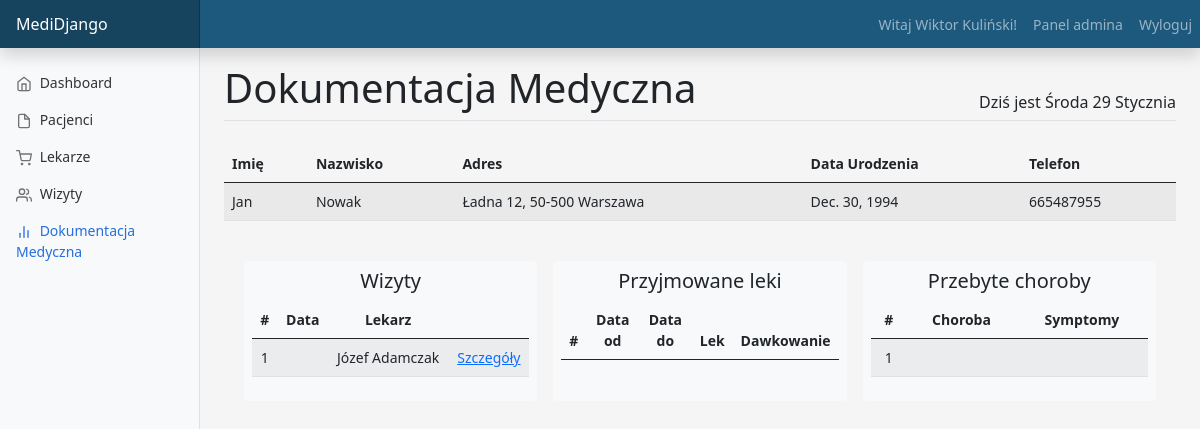
/documentation/view/13/ (signed in), run on an earlier commit of the app's database.
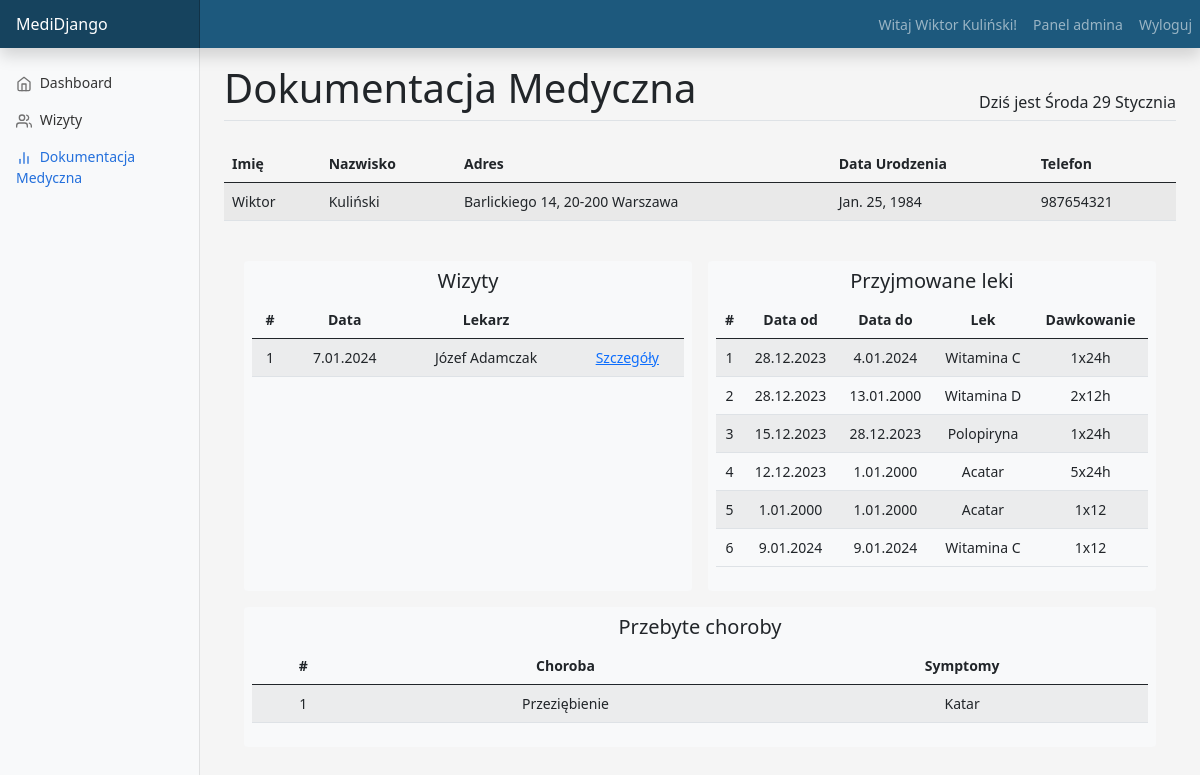
And on a later commit of the database.
### main/models.py (models this page shows, shortened)
class Patient(models.Model):
    user = models.OneToOneField(User, null=False, on_delete=models.CASCADE)
    name = models.CharField(max_length=20, default="")
    surname = models.CharField(max_length=30, default="")
    address = models.OneToOneField(Address, null=True, on_delete=models.CASCADE)
    date_of_birth = models.DateField(default='2000-01-01')
    phone_number = models.CharField(default="", null=False, max_length=9)

class Address(models.Model):
    street = models.CharField(max_length=20)
    number = models.CharField(max_length=4)
    zip_code = models.CharField(max_length=6)
    city = models.CharField(max_length=20)

class Visit(models.Model):
    title = models.CharField(null=False, default="", max_length=20)
    patient = models.ForeignKey(Patient, on_delete=models.SET_NULL, null=True)
    doctor = models.ForeignKey(Doctor,on_delete=models.SET_NULL, null=True)
    disease = models.ForeignKey(Disease,on_delete=models.SET_NULL, null=True)
    medicine_dosage = models.OneToOneField(Dosage, on_delete=models.CASCADE, null=True,blank=True)
    notes = models.CharField(null=True, blank=True, max_length=300)
    date = models.DateField()

class Doctor(models.Model):
    user = models.OneToOneField(User, null=False, on_delete=models.CASCADE)
    address = models.OneToOneField(Address, null=False, on_delete=models.CASCADE, default="")
    name = models.CharField(max_length=20, null=False, default="")
    surname = models.CharField(max_length=20, null=False, default="")
    phone_number = models.CharField(default="", null=False, max_length=9)
    specialization = models.CharField(max_length=50, null=False, default="")
    def __str__(self):
        return f"{self.name} {self.surname}"

class Dosage(models.Model):
    start_date = models.DateField(null=False, default='2000-01-01')
    end_date = models.DateField(null=False, default='2000-01-01')
    medicine = models.ForeignKey(Medicine, on_delete=models.SET_NULL, null=True)
    patient = models.ForeignKey("Patient", on_delete=models.SET_NULL, null=True)
    description = models.CharField(null=False, default="", max_length=25)

class Medicine(models.Model):
    title = models.CharField(null=False, default="", max_length=20)
    property = models.CharField(null=True, max_length=50)
    def __str__(self):
        return str(self.title)

class Disease(models.Model):
    title = models.CharField(null=False, default="", max_length=20)
    symptoms = models.CharField(null=True, blank=True, max_length=50)

### medical_documentation/views.py (the view)
# urls.py: path('documentation/view/<int:patient_id>/', views.view_documentation, name="view_documentation"),
@login_required(login_url="login")
def view_documentation(request, patient_id):
    if have_group.is_receptionist(request.user):
        patient = Patient.objects.get(id=patient_id)
        doc_data = Visit.objects.filter(patient=patient.id)
        medi_data = Dosage.objects.filter(patient=patient.id)
        for data in doc_data:
            print(have_group.is_receptionist)
            print(have_group.is_doctor)
            print(data.patient.name)
        for data in medi_data:
            print(data.start_date)
        context = {'active_app': 'documentation', 'documentation': doc_data, 'patient': patient, 'medicine': medi_data}
        return render(request, 'medical_documentation/view_documentation.html', context=context)
    else:
        current_user_id = request.user.id
        patient = Patient.objects.get(user=current_user_id)
        doc_data = Visit.objects.filter(patient=patient.id)
        medi_data = Dosage.objects.filter(patient=patient.id)
        context = {'active_app': 'documentation', 'documentation': doc_data, 'patient': patient, 'medicine': medi_data}
        return render(request, 'medical_documentation/view_documentation.html', context=context)

### main/templatetags/have_group.py (called while the page is built)
@register.filter(name='is_receptionist')
def is_receptionist(user):
    return user.groups.filter(name='Recepcjonista').exists()

### medical_documentation/templates/medical_documentation/view_documentation.html (shortened to what this page needs)
{% extends "main/dashboard.html" %}
{% load have_group %}
{% block content_title %}Dokumentacja Medyczna{% endblock %}
{% block content_main %}
    <div class="table-responsive">
        <table class="table table-striped">
            <thead>
                <tr>
                  <th scope="col">Imię</th>
                  <th scope="col">Nazwisko</th>
                  <th scope="col">Adres</th>
                  <th scope="col">Data Urodzenia</th>
                  <th scope="col">Telefon</th>
                </tr>
            </thead>
            <tbody>
                <tr>
                    <td>{{ patient.name }}</td>
                    <td>{{ patient.surname }}</td>
                    <td>{{ patient.address.street }} {{ patient.address.number }}, {{ patient.address.zip_code }} {{ patient.address.city }}</td>
                    <td>{{ patient.date_of_birth }}</td>
                    <td>{{ patient.phone_number }}</td>
                </tr>
            </tbody>
        </table>
    </div>
    <div class="container mt-3">
        <div class="row">
            <div class="col-sm text-center m-2 bg-light rounded p-2">
                <h5>Wizyty</h5>
                <table class="table table-striped">
                    <thead>
                        <tr>
                          <th scope="col">#</th>
                          <th scope="col">Data</th>
                          <th scope="col">Lekarz</th>
                          <th scope="col"></th>
                        </tr>
                    </thead>
                    <tbody>
                    {% for data in documentation %}
                        <tr>
                            <td>{{ forloop.counter }}</td>
                            <td>{{ data.date|date:"j.m.Y" }}</td>
                            <td>{{ data.doctor }}</td>
                            <td><a href="{% url 'view_documentation' patient.id %}">Szczegóły</a></td>
                        </tr>
                    {% endfor %}
                    </tbody>
                </table>
            </div>
            <div class="col-sm text-center m-2 rounded bg-light p-2">
                <h5>Przyjmowane leki</h5>
                 <table class="table table-striped">
                    <thead>
                        <tr>
                          <th scope="col">#</th>
                          <th scope="col">Data od</th>
                          <th scope="col">Data do</th>
                          <th scope="col">Lek</th>
                          <th scope="col">Dawkowanie</th>
                        </tr>
                    </thead>
                    <tbody>
                    {% for data in medicine %}
                        <tr>
                            <td>{{ forloop.counter }}</td>
                            <td>{{ data.start_date|date:"j.m.Y"  }}</td>
                            <td>{{ data.end_date|date:"j.m.Y"  }}</td>
                            <td>{{ data.medicine }}</td>
                            <td>{{ data.description }}</td>
                        </tr>
                    {% endfor %}
                    </tbody>
                 </table>
            </div>
            <div class="col-sm text-center m-2 rounded bg-light p-2">
                <h5>Przebyte choroby</h5>
                <table class="table table-striped">
                    <thead>
                        <tr>
                          <th scope="col">#</th>
                          <th scope="col">Choroba</th>
                          <th scope="col">Symptomy</th>
                        </tr>
                    </thead>
                    <tbody>
                    {% for data in documentation %}
                        <tr>
                            <td>{{ forloop.counter }}</td>
                            <td>{{ data.disease.title  }}</td>
                            <td>{{ data.disease.symptoms  }}</td>
                        </tr>
                    {% endfor %}
                    </tbody>
                 </table>
            </div>
        </div>
    </div>
{% endblock %}

### main/templates/main/dashboard.html (shortened to what this page needs)
{% load static %}
{% load have_group %}
<!doctype html>
<html lang="en">
  <head>
<link href="{% static 'assets/dist/css/bootstrap.min.css' %}" rel="stylesheet">
    <link href="{% static 'css/dashboard.css' %}" rel="stylesheet">
    <link href="{% static 'css/custom.css' %}" rel="stylesheet">
  </head>
  <body>
<header class="navbar navbar-color navbar-dark sticky-top flex-md-nowrap p-0 shadow">
  <a class="navbar-brand col-md-3 col-lg-2 me-0 px-3" href="#">MediDjango</a>
  <nav class="navbar-expand-lg">
      <div class="collapse navbar-collapse" id="navbarNav">
          <ul class="navbar-nav">
              {% if user.is_authenticated %}
              <li class="nav-item"><span class="nav-link">Witaj {{ user.patient.name }} {{ user.patient.surname }}!</span></li>
              {% else %}
                  Użytkownik niezalogowany.
              {% endif %}
              {% if user.is_staff %}
                <li class="nav-item"><a class="nav-link" href="{% url 'admin:index' %}">Panel admina</a></li>
              {% endif %}
              <li class="nav-item"><a class="nav-link" href="{% url 'user_logout' %}">Wyloguj</a></li>
          </ul>
      </div>
  </nav>
</header>
<div class="container-fluid">
  <div class="row">
    <nav id="sidebarMenu" class="col-md-3 col-lg-2 d-md-block bg-light sidebar collapse">
      <div class="position-sticky pt-3">
        <ul class="nav flex-column">
          <li class="nav-item">
            <a class="nav-link {% if active_app == 'dashboard' %}active{% endif %}" aria-current="page" href="{% url 'dashboard' %}">
              <span data-feather="home"></span>
              Dashboard
            </a>
          </li>
          {% if request.user|is_receptionist %}
          <li class="nav-item">
            <a class="nav-link {% if active_app == 'patients' %}active{% endif %}" href="{% url 'patients' %}">
              <span data-feather="file"></span>
              Pacjenci
            </a>
          </li>
          <li class="nav-item">
            <a class="nav-link {% if active_app == 'doctors' %}active{% endif %}" href="{% url 'doctors' %}">
              <span data-feather="shopping-cart"></span>
              Lekarze
            </a>
          </li>
          {% endif %}
          <li class="nav-item">
            <a class="nav-link {% if active_app == 'visits' %}active{% endif %}" href="{% url 'visits' %}">
              <span data-feather="users"></span>
              Wizyty
            </a>
          </li>
          <li class="nav-item">
            <a class="nav-link {% if active_app == 'documentation' %}active{% endif %}" href="{% url 'documentation' %}">
              <span data-feather="bar-chart-2"></span>
              Dokumentacja Medyczna
            </a>
          </li>
      </div>
    </nav>
    <main class="col-md-9 ms-sm-auto col-lg-10 px-md-4">
      <div class="d-flex justify-content-between align-items-end pt-3 mb-4 border-bottom">
        <h1>{% block content_title %}Dashboard{% endblock %}</h1>
        <h6 id="clock" class="text-end">
        </h6>
      </div>
      <div>
          {% block content_main %}{% endblock %}
      </div>
    </main>
  </div>
</div>
  </body>
</html>

What changed in the data, as far as the page shows it:
no longer on this page (row unchanged): Patient: name "Jan", surname "Nowak", address.street "Ładna", address.number "12", address.zip_code "50-500", address.city "Warszawa", date_of_birth "Dec. 30, 1994", phone_number "665487955"
removed Visit: doctor "Józef Adamczak"
now on this page (row unchanged): Patient: name "Wiktor", surname "Kuliński", address.street "Barlickiego", address.number "14", address.zip_code "20-200", address.city "Warszawa", date_of_birth "Jan. 25, 1984", phone_number "987654321"
added Visit: date "7.01.2024", doctor "Józef Adamczak", disease "Przeziębienie", disease.symptoms "Katar"
added Dosage: start_date "28.12.2023", end_date "4.01.2024", medicine "Witamina C", description "1x24h"
added Dosage: start_date "28.12.2023", end_date "13.01.2000", medicine "Witamina D", description "2x12h"
added Dosage: start_date "15.12.2023", end_date "28.12.2023", medicine "Polopiryna", description "1x24h"
added Dosage: start_date "12.12.2023", end_date "1.01.2000", medicine "Acatar", description "5x24h"
added Dosage: start_date "1.01.2000", end_date "1.01.2000", medicine "Acatar", description "1x12"
added Dosage: start_date "9.01.2024", end_date "9.01.2024", medicine "Witamina C", description "1x12"
Also different on the page:
text no longer shown: "Pacjenci Lekarze"
